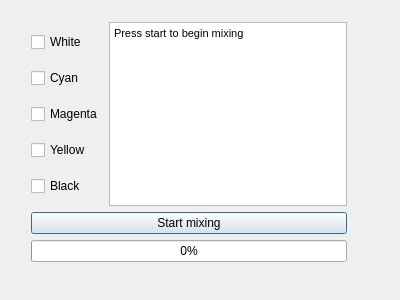
<?xml version="1.0" encoding="UTF-8"?>
<ui version="4.0">
 <class>paint</class>
 <widget class="QDialog" name="paint">
  <property name="geometry">
   <rect>
    <x>0</x>
    <y>0</y>
    <width>400</width>
    <height>300</height>
   </rect>
  </property>
  <property name="windowTitle">
   <string>Dialog</string>
  </property>
  <widget class="QWidget" name="">
   <property name="geometry">
    <rect>
     <x>31</x>
     <y>22</y>
     <width>316</width>
     <height>240</height>
    </rect>
   </property>
   <layout class="QVBoxLayout" name="verticalLayout_3">
    <item>
     <layout class="QHBoxLayout" name="horizontalLayout">
      <item>
       <layout class="QVBoxLayout" name="verticalLayout">
        <item>
         <widget class="QCheckBox" name="white">
          <property name="text">
           <string>White</string>
          </property>
         </widget>
        </item>
        <item>
         <widget class="QCheckBox" name="cyan">
          <property name="text">
           <string>Cyan</string>
          </property>
         </widget>
        </item>
        <item>
         <widget class="QCheckBox" name="magenta">
          <property name="text">
           <string>Magenta</string>
          </property>
         </widget>
        </item>
        <item>
         <widget class="QCheckBox" name="yellow">
          <property name="text">
           <string>Yellow</string>
          </property>
         </widget>
        </item>
        <item>
         <widget class="QCheckBox" name="black">
          <property name="text">
           <string>Black</string>
          </property>
         </widget>
        </item>
       </layout>
      </item>
      <item>
       <widget class="QTextEdit" name="text">
        <property name="readOnly">
         <bool>true</bool>
        </property>
        <property name="html">
         <string>&lt;!DOCTYPE HTML PUBLIC &quot;-//W3C//DTD HTML 4.0//EN&quot; &quot;http://www.w3.org/TR/REC-html40/strict.dtd&quot;&gt;
&lt;html&gt;&lt;head&gt;&lt;meta name=&quot;qrichtext&quot; content=&quot;1&quot; /&gt;&lt;style type=&quot;text/css&quot;&gt;
p, li { white-space: pre-wrap; }
&lt;/style&gt;&lt;/head&gt;&lt;body style=&quot; font-family:'MS Shell Dlg 2'; font-size:8pt; font-weight:400; font-style:normal;&quot;&gt;
&lt;p style=&quot; margin-top:0px; margin-bottom:0px; margin-left:0px; margin-right:0px; -qt-block-indent:0; text-indent:0px;&quot;&gt;Press start to begin mixing&lt;/p&gt;&lt;/body&gt;&lt;/html&gt;</string>
        </property>
       </widget>
      </item>
     </layout>
    </item>
    <item>
     <layout class="QVBoxLayout" name="verticalLayout_2">
      <item>
       <widget class="QPushButton" name="start">
        <property name="text">
         <string>Start mixing</string>
        </property>
       </widget>
      </item>
      <item>
       <widget class="QProgressBar" name="progressBar">
        <property name="value">
         <number>0</number>
        </property>
       </widget>
      </item>
     </layout>
    </item>
   </layout>
  </widget>
 </widget>
 <resources/>
 <connections/>
</ui>
